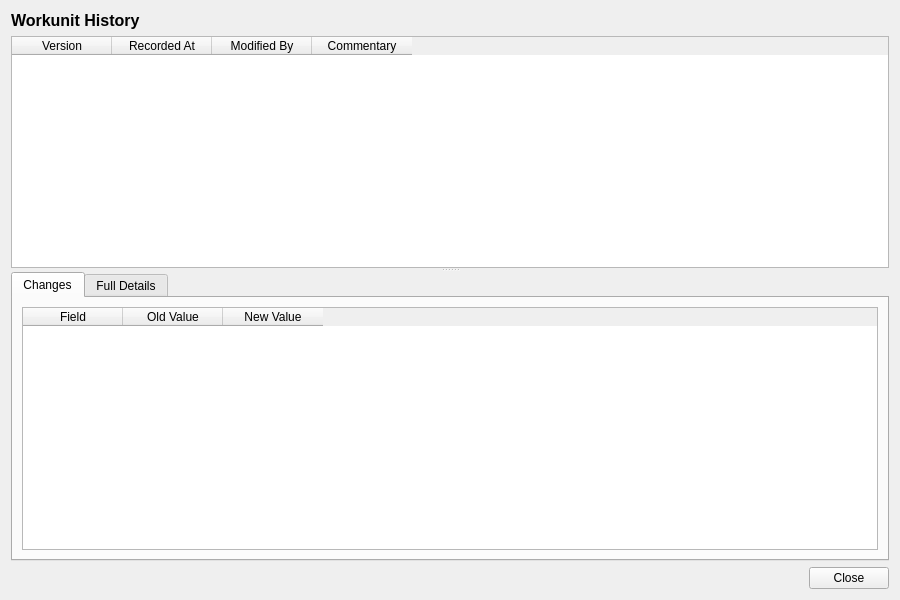
<?xml version="1.0" encoding="UTF-8"?>
<ui version="4.0">
 <class>WorkunitHistoryDialog</class>
 <widget class="QWidget" name="WorkunitHistoryDialog">
  <property name="geometry">
   <rect>
    <x>0</x>
    <y>0</y>
    <width>900</width>
    <height>600</height>
   </rect>
  </property>
  <property name="windowTitle">
   <string>Workunit History</string>
  </property>
  <layout class="QVBoxLayout" name="verticalLayout">
   <item>
    <widget class="QLabel" name="titleLabel">
     <property name="font">
      <font>
       <pointsize>12</pointsize>
       <bold>true</bold>
      </font>
     </property>
     <property name="text">
      <string>Workunit History</string>
     </property>
    </widget>
   </item>
   <item>
    <widget class="QSplitter" name="splitter">
     <property name="orientation">
      <enum>Qt::Vertical</enum>
     </property>
     <widget class="QTableWidget" name="versionListWidget">
      <property name="minimumHeight">
       <number>150</number>
      </property>
      <property name="maximumHeight">
       <number>250</number>
      </property>
      <property name="alternatingRowColors">
       <bool>true</bool>
      </property>
      <property name="editTriggers">
       <set>QAbstractItemView::NoEditTriggers</set>
      </property>
      <property name="selectionMode">
       <enum>QAbstractItemView::SingleSelection</enum>
      </property>
      <property name="selectionBehavior">
       <enum>QAbstractItemView::SelectRows</enum>
      </property>
      <column>
       <property name="text">
        <string>Version</string>
       </property>
      </column>
      <column>
       <property name="text">
        <string>Recorded At</string>
       </property>
      </column>
      <column>
       <property name="text">
        <string>Modified By</string>
       </property>
      </column>
      <column>
       <property name="text">
        <string>Commentary</string>
       </property>
      </column>
     </widget>
     <widget class="QWidget" name="detailWidget">
      <layout class="QVBoxLayout" name="detailLayout">
       <property name="leftMargin">
        <number>0</number>
       </property>
       <property name="topMargin">
        <number>0</number>
       </property>
       <property name="rightMargin">
        <number>0</number>
       </property>
       <property name="bottomMargin">
        <number>0</number>
       </property>
       <item>
        <widget class="QTabWidget" name="tabWidget">
         <property name="currentIndex">
          <number>0</number>
         </property>
         <widget class="QWidget" name="changesTab">
          <attribute name="title">
           <string>Changes</string>
          </attribute>
          <layout class="QVBoxLayout" name="changesTabLayout">
           <item>
            <widget class="QTableWidget" name="changesTableWidget">
             <property name="editTriggers">
              <set>QAbstractItemView::NoEditTriggers</set>
             </property>
             <property name="alternatingRowColors">
              <bool>true</bool>
             </property>
             <property name="selectionMode">
              <enum>QAbstractItemView::SingleSelection</enum>
             </property>
             <property name="selectionBehavior">
              <enum>QAbstractItemView::SelectRows</enum>
             </property>
             <column>
              <property name="text">
               <string>Field</string>
              </property>
             </column>
             <column>
              <property name="text">
               <string>Old Value</string>
              </property>
             </column>
             <column>
              <property name="text">
               <string>New Value</string>
              </property>
             </column>
            </widget>
           </item>
          </layout>
         </widget>
         <widget class="QWidget" name="fullDetailsTab">
          <attribute name="title">
           <string>Full Details</string>
          </attribute>
          <layout class="QVBoxLayout" name="fullDetailsTabLayout">
           <item>
            <widget class="QScrollArea" name="scrollArea">
             <property name="widgetResizable">
              <bool>true</bool>
             </property>
             <widget class="QWidget" name="scrollAreaWidgetContents">
              <property name="geometry">
               <rect>
                <x>0</x>
                <y>0</y>
                <width>560</width>
                <height>450</height>
               </rect>
              </property>
              <layout class="QFormLayout" name="formLayout">
               <item row="0" column="0">
                <widget class="QLabel" name="input_uriLabel">
                 <property name="text">
                  <string>Input Uri:</string>
                 </property>
                </widget>
               </item>
               <item row="0" column="1">
                <widget class="QLabel" name="codeValue">
                 <property name="text">
                  <string/>
                 </property>
                </widget>
               </item>
               <item row="1" column="0">
                <widget class="QLabel" name="nameLabel">
                 <property name="text">
                  <string>Name:</string>
                 </property>
                </widget>
               </item>
               <item row="1" column="1">
                <widget class="QLabel" name="nameValue">
                 <property name="text">
                  <string/>
                 </property>
                </widget>
               </item>
               <item row="2" column="0">
                <widget class="QLabel" name="descriptionLabel">
                 <property name="text">
                  <string>Description:</string>
                 </property>
                </widget>
               </item>
               <item row="2" column="1">
                <widget class="QLabel" name="descriptionValue">
                 <property name="text">
                  <string/>
                 </property>
                 <property name="wordWrap">
                  <bool>true</bool>
                 </property>
                </widget>
               </item>
               <item row="3" column="0">
                <widget class="QLabel" name="versionNumberLabel">
                 <property name="text">
                  <string>Version:</string>
                 </property>
                </widget>
               </item>
               <item row="3" column="1">
                <widget class="QLabel" name="versionNumberValue">
                 <property name="text">
                  <string/>
                 </property>
                </widget>
               </item>
               <item row="4" column="0">
                <widget class="QLabel" name="modifiedByLabel">
                 <property name="text">
                  <string>Modified By:</string>
                 </property>
                </widget>
               </item>
               <item row="4" column="1">
                <widget class="QLabel" name="modifiedByValue">
                 <property name="text">
                  <string/>
                 </property>
                </widget>
               </item>
               <item row="5" column="0">
                <widget class="QLabel" name="recordedAtLabel">
                 <property name="text">
                  <string>Recorded At:</string>
                 </property>
                </widget>
               </item>
               <item row="5" column="1">
                <widget class="QLabel" name="recordedAtValue">
                 <property name="text">
                  <string/>
                 </property>
                </widget>
               </item>
               <item row="6" column="0">
                <widget class="QLabel" name="changeCommentaryLabel">
                 <property name="text">
                  <string>Change Commentary:</string>
                 </property>
                </widget>
               </item>
               <item row="6" column="1">
                <widget class="QLabel" name="changeCommentaryValue">
                 <property name="text">
                  <string/>
                 </property>
                 <property name="wordWrap">
                  <bool>true</bool>
                 </property>
                </widget>
               </item>
              </layout>
             </widget>
            </widget>
           </item>
          </layout>
         </widget>
        </widget>
       </item>
      </layout>
     </widget>
    </widget>
   </item>
   <item>
    <layout class="QHBoxLayout" name="buttonLayout">
     <item>
      <spacer name="horizontalSpacer">
       <property name="orientation">
        <enum>Qt::Horizontal</enum>
       </property>
       <property name="sizeHint" stdset="0">
        <size><width>40</width><height>20</height></size>
       </property>
      </spacer>
     </item>
     <item>
      <widget class="QPushButton" name="closeButton">
       <property name="text">
        <string>Close</string>
       </property>
      </widget>
     </item>
    </layout>
   </item>
  </layout>
 </widget>
 <resources/>
 <connections/>
</ui>
